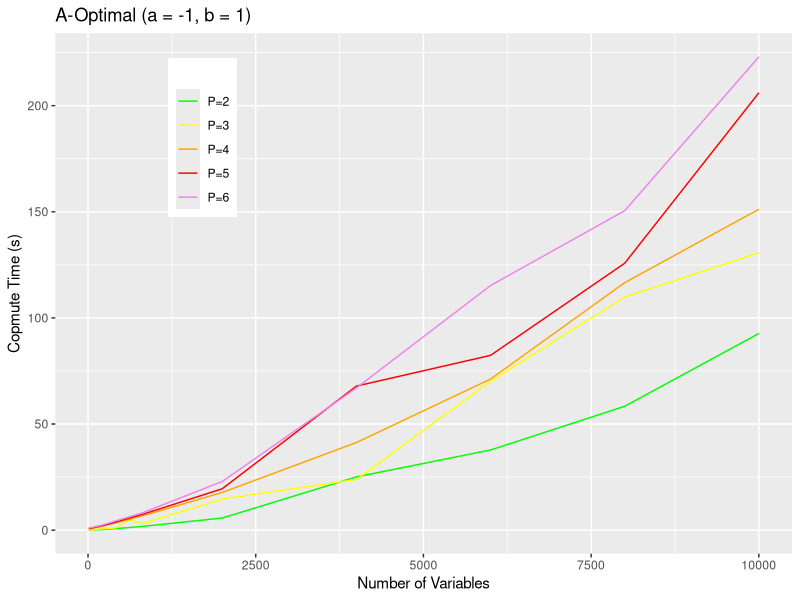
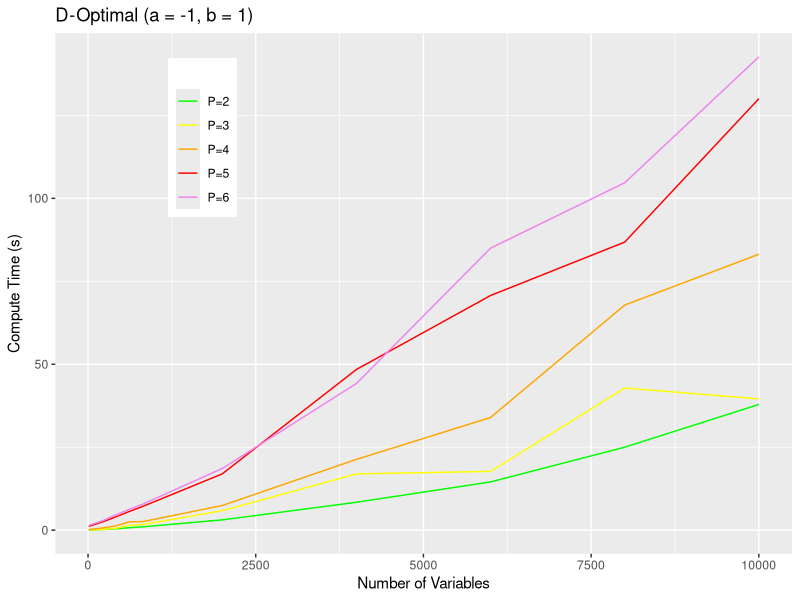
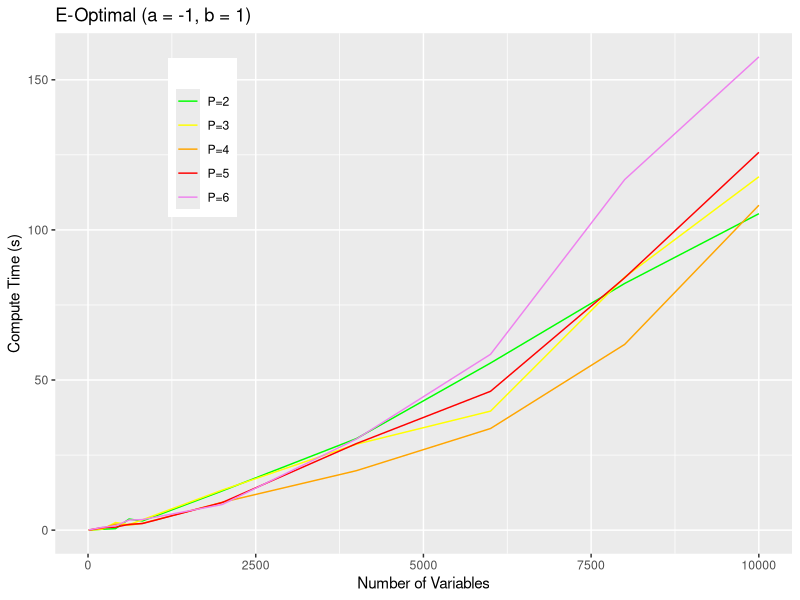
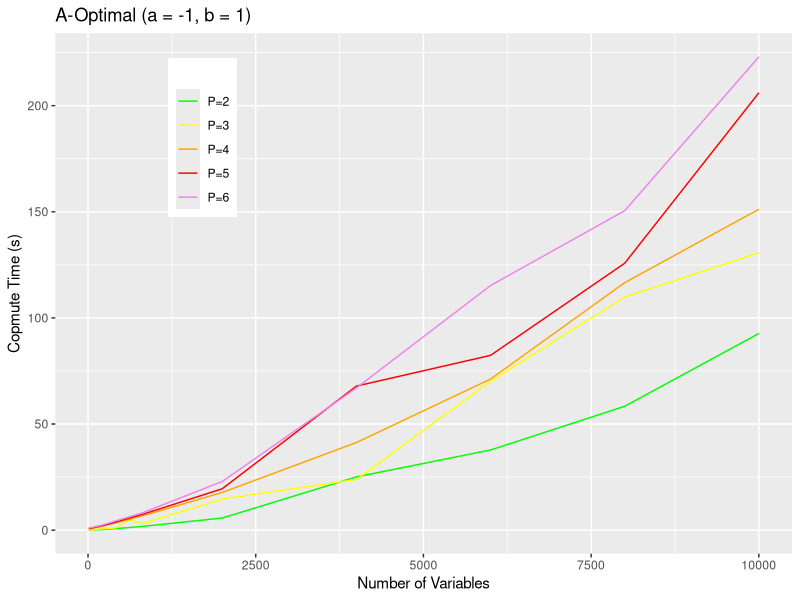
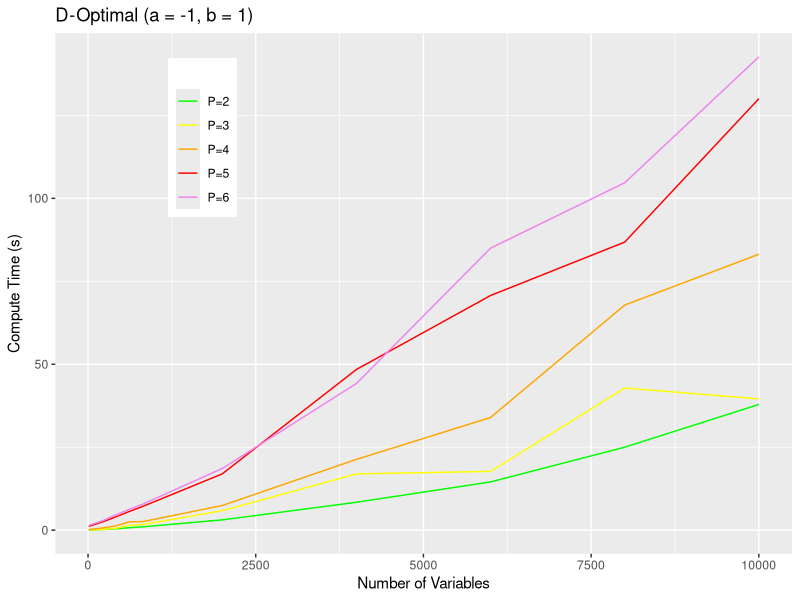
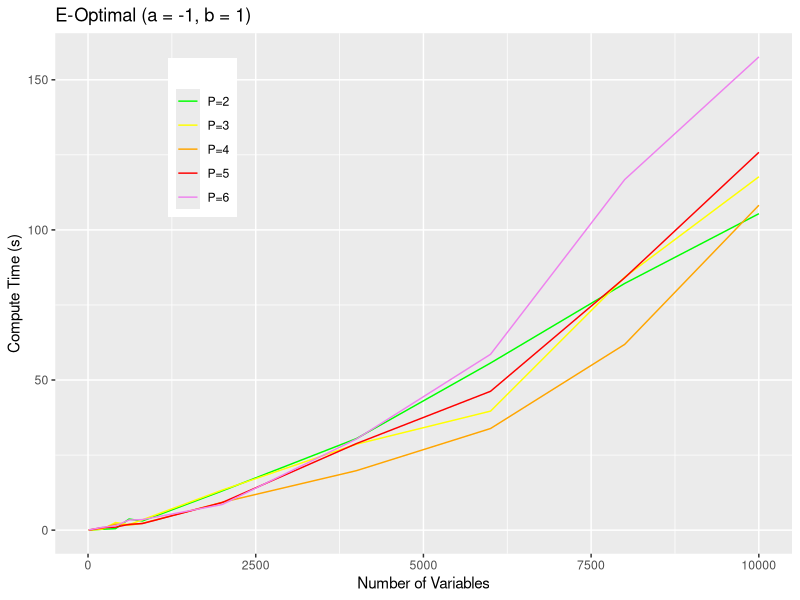

R code for these plots, in order:
## ---- chunk 1
knitr::opts_chunk$set(echo = TRUE)
## ---- chunk 2
library(ggplot2)
data_A <- read.table(file="A-Optimal.txt",header=T)
data_D <- read.table(file="D-Optimal.txt",header=T)
data_E <- read.table(file="E-Optimal.txt",header=T)
## ---- chunk 3
ggplot(data_A,aes(N)) +
  geom_line(aes(y=X2,colour="P=2")) +
  geom_line(aes(y=X3,colour="P=3")) +
  geom_line(aes(y=X4,colour="P=4")) +
  geom_line(aes(y=X5,colour="P=5")) +
  geom_line(aes(y=X6,colour="P=6")) +
  labs(x = "Number of Variables", y = "Copmute Time (s)", title = "A-Optimal (a = -1, b = 1)") + 
  theme(legend.position = c(0.2,0.8)) + 
  scale_color_manual("", values = c("P=2" = "green", "P=3" = "yellow", "P=4" = "Orange", "P=5" = "red", "P=6" = "violet"))

ggplot(data_D,aes(N)) +
  geom_line(aes(y=X2,colour="P=2")) +
  geom_line(aes(y=X3,colour="P=3")) +
  geom_line(aes(y=X4,colour="P=4")) +
  geom_line(aes(y=X5,colour="P=5")) +
  geom_line(aes(y=X6,colour="P=6")) +
  labs(x = "Number of Variables", y = "Compute Time (s)", title = "D-Optimal (a = -1, b = 1)") + 
  theme(legend.position = c(0.2,0.8)) + 
  scale_color_manual("", values = c("P=2" = "green", "P=3" = "yellow", "P=4" = "Orange", "P=5" = "red", "P=6" = "violet"))

ggplot(data_E,aes(N)) +
  geom_line(aes(y=X2,colour="P=2")) +
  geom_line(aes(y=X3,colour="P=3")) +
  geom_line(aes(y=X4,colour="P=4")) +
  geom_line(aes(y=X5,colour="P=5")) +
  geom_line(aes(y=X6,colour="P=6")) +
  labs(x = "Number of Variables", y = "Compute Time (s)", title = "E-Optimal (a = -1, b = 1)") + 
  theme(legend.position = c(0.2,0.8)) + 
  scale_color_manual("", values = c("P=2" = "green", "P=3" = "yellow", "P=4" = "Orange", "P=5" = "red", "P=6" = "violet"))
## ---- chunk 4
png('A-Optimal.png')
ggplot(data_A,aes(N)) +
  geom_line(aes(y=X2,colour="P=2")) +
  geom_line(aes(y=X3,colour="P=3")) +
  geom_line(aes(y=X4,colour="P=4")) +
  geom_line(aes(y=X5,colour="P=5")) +
  geom_line(aes(y=X6,colour="P=6")) +
  labs(x = "Number of Variables", y = "Copmute Time (s)", title = "A-Optimal (a = -1, b = 1)") + 
  theme(legend.position = c(0.2,0.8)) + 
  scale_color_manual("", values = c("P=2" = "green", "P=3" = "yellow", "P=4" = "Orange", "P=5" = "red", "P=6" = "violet"))
dev.off()

png('D-Optimal.png')
ggplot(data_D,aes(N)) +
  geom_line(aes(y=X2,colour="P=2")) +
  geom_line(aes(y=X3,colour="P=3")) +
  geom_line(aes(y=X4,colour="P=4")) +
  geom_line(aes(y=X5,colour="P=5")) +
  geom_line(aes(y=X6,colour="P=6")) +
  labs(x = "Number of Variables", y = "Compute Time (s)", title = "D-Optimal (a = -1, b = 1)") + 
  theme(legend.position = c(0.2,0.8)) + 
  scale_color_manual("", values = c("P=2" = "green", "P=3" = "yellow", "P=4" = "Orange", "P=5" = "red", "P=6" = "violet"))
dev.off()

png('E-Optimal.png')
ggplot(data_E,aes(N)) +
  geom_line(aes(y=X2,colour="P=2")) +
  geom_line(aes(y=X3,colour="P=3")) +
  geom_line(aes(y=X4,colour="P=4")) +
  geom_line(aes(y=X5,colour="P=5")) +
  geom_line(aes(y=X6,colour="P=6")) +
  labs(x = "Number of Variables", y = "Compute Time (s)", title = "E-Optimal (a = -1, b = 1)") + 
  theme(legend.position = c(0.2,0.8)) + 
  scale_color_manual("", values = c("P=2" = "green", "P=3" = "yellow", "P=4" = "Orange", "P=5" = "red", "P=6" = "violet"))
dev.off()
